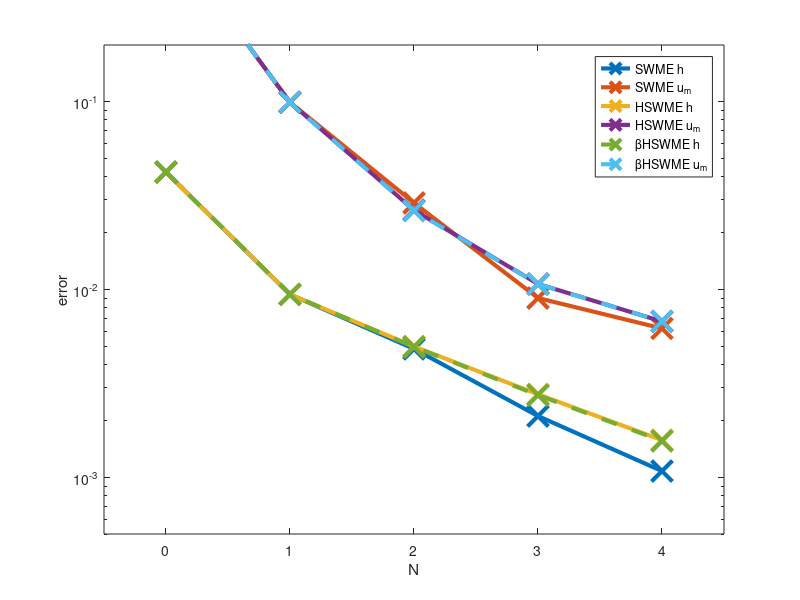

This figure's MATLAB source: (Note: this script raises an error after producing the figure.)
clear all
close all
clc
format long

%small dam
% SHMEh = [0.002979219924200   0.001566922869221   0.001157233455977   0.000914368370255   0.000789991650211];
% SHMEu = [0.116448656587949   0.008376873149778   0.005901895591488   0.003449006663123   0.002813401197977];
% 
% HSWMEh = [0.002979219924200   0.001566922869221   0.001044666124739   0.000826516857573   0.000727575412087];%   0.000727575412087];
% HSWMEu = [0.116448656587949   0.008376873149778   0.005571912091452   0.003518057386716   0.002539809816478];%   0.002539809816478];
% 
% betaHSWMEh =[0.002979219924200   0.001566922869221   0.001050408152283   0.000826516857573   0.000746250752966];%   0.000727288167387];
% betaHSWMEu = [0.116448656587949   0.008376873149778   0.005524896073840   0.003518057386716   0.002787896682863];%   0.002536526679251];

%smooth
SHMEh = [0.042121135572212   0.009415756965391   0.004832204250601   0.002121370688686   0.001081044137776];
SHMEu = [0.785036990095007   0.099125015054968   0.028885188861062   0.009005742172421   0.006206390588941];

HSWMEh = [0.042121135572212   0.009415756965391   0.004973219941359   0.002768798123987   0.001579084080252];%   0.001493324368164];
HSWMEu = [0.785036990095007   0.099125015054968   0.026433169245880   0.010700729239069   0.006762336927005];%   0.006674226763456];

betaHSWMEh =[0.042121135572212   0.009415756965391   0.004948899240447   0.002740433367994   0.001562812437960];%    0.001491551038732];
betaHSWMEu = [0.785036990095007   0.099125015054968   0.026272491166084   0.010672056438812   0.006762219389526];%   0.006675418613094];

spanSHME = 0:4;
spanHSWME = 0:4;
plot1 = semilogy(spanSHME,SHMEh,'-x',spanSHME,SHMEu,'-x',spanHSWME,HSWMEh,'-x',spanHSWME,HSWMEu,'-x',spanHSWME,betaHSWMEh,'--x',spanHSWME,betaHSWMEu,'--x');
    
xlabel('N')
ylabel('error')
set(gca,'XTick',[0,1,2,3,4]);
axis([-0.5,4.5,0.0005,0.2]);	% small shock
% axis([-0.5,4.5,0.0005,0.9]);	% smooth
    
linewidth1 = 3;
set(plot1,'LineWidth',linewidth1);
set(plot1,'MarkerSize',linewidth1+12);
    
leg = legend('SWME h','SWME u_m','HSWME h','HSWME u_m','\betaHSWME h','\betaHSWME u_m');

export_fig('error_smooth.pdf', '-pdf','-transparent');
